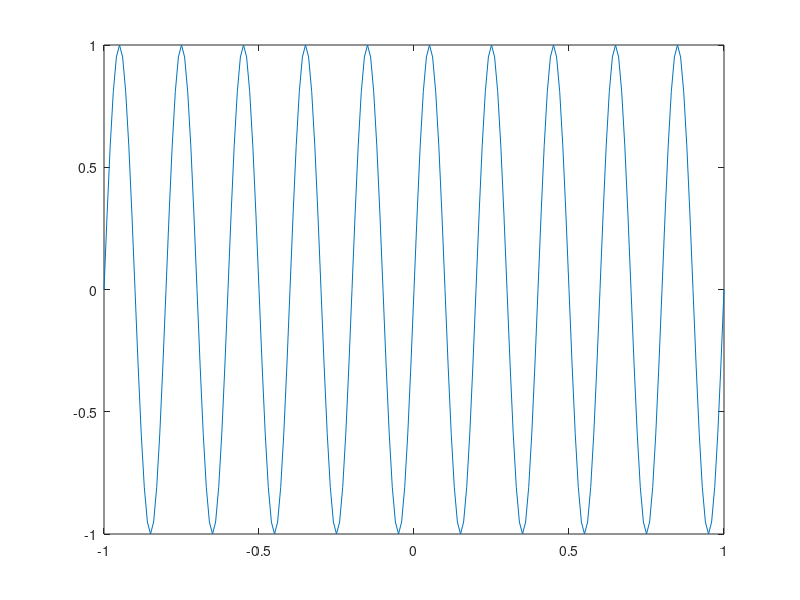

The MATLAB source for this figure: (Note: this script raises an error after producing the figure.)
t=-1:0.01:1;
f=5;
j=100;%1000,10000
c=cos(2*pi*j*t);
x=sin(2*pi*f*t);
y=c.*x;
figure(1),plot(t,y);
figure(2),plotspec(x,Ts);
figure(3),plotspec(c,Ts);
figure(4),plotspec(y,Ts);
